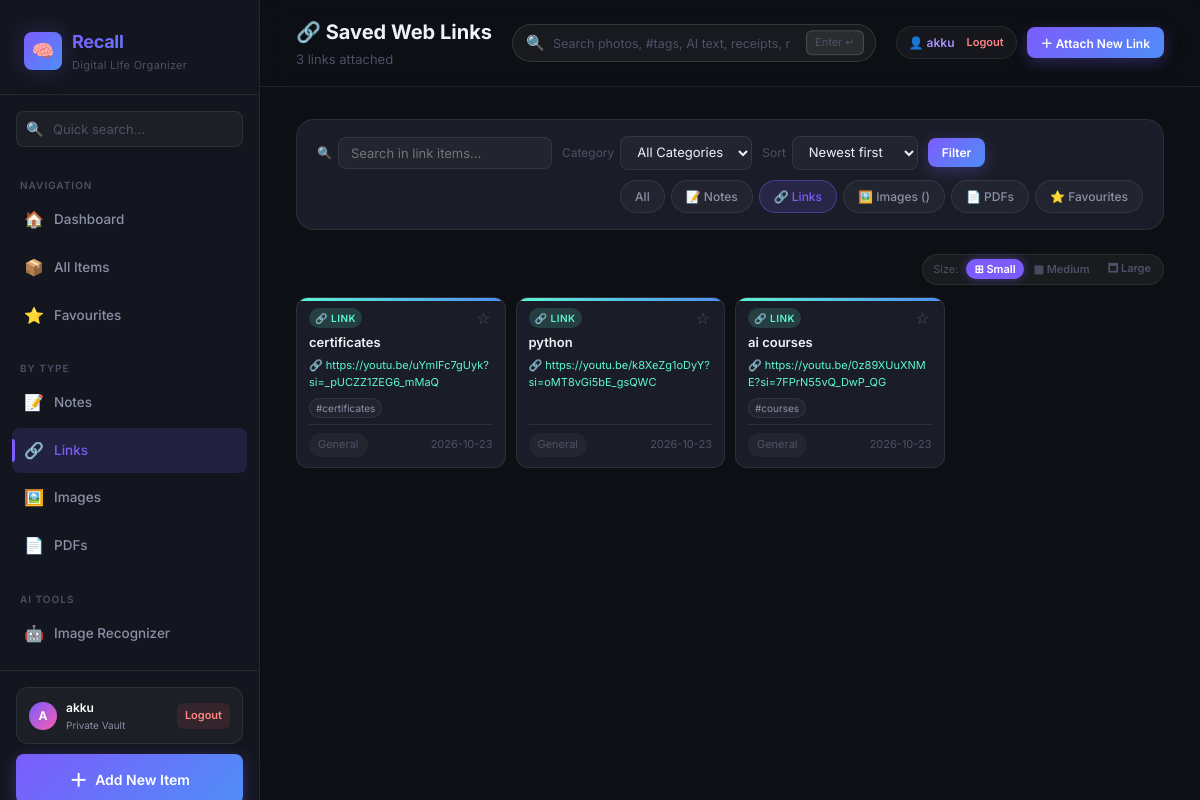
The page /items?type=link (signed in) on the database its author committed.
### tables this page shows
CREATE TABLE users (
            id            TEXT PRIMARY KEY,
            email         TEXT UNIQUE NOT NULL,
            username      TEXT NOT NULL,
            password_hash TEXT NOT NULL,
            created_at    TEXT NOT NULL
        );

CREATE TABLE items (
            id          TEXT PRIMARY KEY,
            type        TEXT NOT NULL,           -- 'note' | 'link' | 'image' | 'pdf'
            title       TEXT NOT NULL,
            description TEXT,
            content     TEXT,                   -- note text or extracted text
            url         TEXT,                   -- for links
            filename    TEXT,                   -- for files
            tags        TEXT DEFAULT '[]',      -- JSON array
            category    TEXT DEFAULT 'General',
            favourite   INTEGER DEFAULT 0,
            created_at  TEXT NOT NULL,
            updated_at  TEXT NOT NULL
        , subcategory TEXT DEFAULT '', entities TEXT DEFAULT '{}', content_hash TEXT DEFAULT '', user_id TEXT DEFAULT '');

### app.py (the view, shortened to what this page needs)
@app.route("/items")
def items():
    user_id = session.get("user_id")
    conn = get_db()
    c = conn.cursor()
    q         = request.args.get("q", "").strip()
    clean_q   = q.lstrip('#').strip()
    cat       = request.args.get("category", "").strip()
    subcat    = request.args.get("subcategory", "").strip()
    item_type = request.args.get("type", "").strip()
    fav_only  = request.args.get("favourites", "") == "1"
    sort      = request.args.get("sort", "newest")
    sql = "SELECT * FROM items WHERE user_id = ?"
    params = [user_id]
    if cat:
        sql += " AND category = ?"
        params.append(cat)
    if subcat:
        sql += " AND subcategory = ?"
        params.append(subcat)
    if item_type:
        sql += " AND type = ?"
        params.append(item_type)
    if fav_only:
        sql += " AND favourite = 1"
    order_map = {
        "newest":    "created_at DESC",
        "oldest":    "created_at ASC",
        "az":        "title ASC",
        "za":        "title DESC",
        "updated":   "updated_at DESC",
    }
    sql += f" ORDER BY {order_map.get(sort, 'created_at DESC')}"
    rows = [row_to_dict(r) for r in c.execute(sql, params).fetchall()]
    cats = [r[0] for r in c.execute("SELECT DISTINCT category FROM items WHERE user_id=? ORDER BY category", (user_id,)).fetchall()]
    conn.close()
    return render_template(
        "items.html",
        items=rows,
        query=q,
        selected_category=cat,
        selected_subcategory=subcat,
        selected_type=item_type,
        fav_only=fav_only,
        sort=sort,
        categories=cats
    )

### app.py (called while the page is built)
@app.after_request
def add_cache_control_headers(response):
    if response.content_type and "text/html" in response.content_type:
        response.headers["Cache-Control"] = "no-cache, no-store, must-revalidate, max-age=0, post-check=0, pre-check=0"
        response.headers["Pragma"] = "no-cache"
        response.headers["Expires"] = "-1"
    return response

def get_current_user():
    user_id = session.get("user_id")
    if not user_id:
        return None
    conn = get_db()
    row = conn.execute("SELECT id, email, username, created_at FROM users WHERE id=?", (user_id,)).fetchone()
    conn.close()
    return dict(row) if row else None

@app.context_processor
def inject_user():
    return {"current_user": get_current_user()}

@app.before_request
def require_login():
    endpoint = request.endpoint
    if not endpoint:
        return None
    if endpoint in EXEMPT_ENDPOINTS or endpoint.startswith("static"):
        return None
    user = get_current_user()
    if not user:
        session.clear()
        if request.path.startswith("/api/"):
            return jsonify({"error": "Unauthorized"}), 401
        return redirect(url_for("login", next=request.full_path if request.method == "GET" else None))

### db.py (called while the page is built)
def get_db():
    conn = sqlite3.connect(DB_PATH)
    conn.row_factory = sqlite3.Row
    return conn

def row_to_dict(row):
    if row is None:
        return None
    d = dict(row)
    try:
        raw_tags = d.get('tags')
        if isinstance(raw_tags, str):
            d['tags'] = json.loads(raw_tags or '[]')
        elif not isinstance(raw_tags, list):
            d['tags'] = []
    except Exception:
        d['tags'] = []
    try:
        raw_entities = d.get('entities')
        if isinstance(raw_entities, str):
            d['entities'] = json.loads(raw_entities or '{}')
        elif not isinstance(raw_entities, dict):
            d['entities'] = {}
    except Exception:
        d['entities'] = {}
    return d

### templates/items.html (shortened to what this page needs)
{% extends "base.html" %}
{% if selected_type == 'image' %}
  {% set page_heading = "🖼️ Photos & Images" %}
  {% set page_sub = items|length ~ " image" ~ ("s" if items|length != 1 else "") ~ " saved in your collection" %}
  {% set add_label = "＋ Upload New Photo / Image" %}
  {% set add_url = url_for('add', type='image') %}
{% elif selected_type == 'link' %}
  {% set page_heading = "🔗 Saved Web Links" %}
  {% set page_sub = items|length ~ " link" ~ ("s" if items|length != 1 else "") ~ " attached" %}
  {% set add_label = "＋ Attach New Link" %}
  {% set add_url = url_for('add', type='link') %}
{% elif selected_type == 'note' %}
  {% set page_heading = "📝 Saved Notes" %}
  {% set page_sub = items|length ~ " note" ~ ("s" if items|length != 1 else "") ~ " written" %}
  {% set add_label = "＋ Write New Note" %}
  {% set add_url = url_for('add', type='note') %}
{% elif selected_type == 'pdf' %}
  {% set page_heading = "📄 PDF Documents" %}
  {% set page_sub = items|length ~ " PDF" ~ ("s" if items|length != 1 else "") ~ " attached" %}
  {% set add_label = "＋ Upload New PDF" %}
  {% set add_url = url_for('add', type='pdf') %}
{% elif fav_only %}
  {% set page_heading = "⭐ Favourite Items" %}
  {% set page_sub = items|length ~ " favourite" ~ ("s" if items|length != 1 else "") ~ " starred" %}
  {% set add_label = "＋ Add New Item" %}
  {% set add_url = url_for('add') %}
{% else %}
  {% set page_heading = "📦 All Items" %}
  {% set page_sub = items|length ~ " item" ~ ("s" if items|length != 1 else "") ~ " found" %}
  {% set add_label = "＋ Add New Item" %}
  {% set add_url = url_for('add') %}
{% endif %}
{% block page_title %}{{ page_heading }}{% endblock %}
{% block page_subtitle %}{{ page_sub }}{% endblock %}
{% block topbar_actions %}
<button type="button" class="btn btn-primary btn-sm" onclick="openQuickAdd('{{ selected_type or 'image' }}')">{{ add_label }}</button>
{% endblock %}
{% block content %}
<form method="GET" action="{{ url_for('items') }}" id="filterForm">
  <div class="filters-bar">
    <div class="filter-group">
      <span class="filter-label">🔍</span>
      <input type="text" name="q" value="{{ query }}"
             placeholder="Search in {{ selected_type or 'all' }} items…" class="filter-input"
             id="mainSearch"/>
    </div>
    <div class="filter-group">
      <span class="filter-label">Category</span>
      <select name="category" class="filter-select" onchange="this.form.submit()">
        <option value="">All Categories</option>
      </select>
    </div>
    <div class="filter-group">
      <span class="filter-label">Sort</span>
      <select name="sort" class="filter-select" onchange="this.form.submit()">
        <option value="newest" {% if sort=='newest' %}selected{% endif %}>Newest first</option>
      </select>
    </div>
    <button type="submit" class="btn btn-primary btn-sm">Filter</button>
    <div class="filter-chips">
      <a href="{{ url_for('items') }}"
         class="filter-chip {% if not selected_type and not fav_only and not query and not selected_category %}active{% endif %}">
        All
      </a>
      <a href="{{ url_for('items') }}?type=note"
         class="filter-chip {% if selected_type=='note' %}active{% endif %}">📝 Notes</a>
      <a href="{{ url_for('items') }}?type=link"
         class="filter-chip {% if selected_type=='link' %}active{% endif %}">🔗 Links</a>
      <a href="{{ url_for('items') }}?type=image"
         class="filter-chip {% if selected_type=='image' %}active{% endif %}">🖼️ Images ({{ items|length if selected_type=='image' else '' }})</a>
      <a href="{{ url_for('items') }}?type=pdf"
         class="filter-chip {% if selected_type=='pdf' %}active{% endif %}">📄 PDFs</a>
      <a href="{{ url_for('items') }}?favourites=1"
         class="filter-chip {% if fav_only %}active{% endif %}">⭐ Favourites</a>
    </div>
  </div>
</form>
{% if items %}
<div style="display:flex;justify-content:flex-end;margin-bottom:12px;">
  <div class="grid-size-controls">
    <span style="font-size:11px;color:var(--text-muted);padding:0 6px;">Size:</span>
    <button type="button" class="grid-size-btn active" data-size="sm" onclick="setGridDensity('sm')" title="Small / Compact cards">⊞ Small</button>
    <button type="button" class="grid-size-btn" data-size="md" onclick="setGridDensity('md')" title="Medium cards">▦ Medium</button>
    <button type="button" class="grid-size-btn" data-size="lg" onclick="setGridDensity('lg')" title="Large cards">🗖 Large</button>
  </div>
</div>
<div class="items-grid grid-sm" id="mainItemsGrid">
  {% for item in items %}
    {% include "_item_card.html" %}
  {% endfor %}
</div>
{% endif %}
{% endblock %}

### templates/base.html (shortened to what this page needs)
<!DOCTYPE html>
<html lang="en">
<head>
  <link rel="stylesheet" href="{{ url_for('static', filename='css/style.css') }}?v=3.0"/>
</head>
<body>
<aside class="sidebar" id="sidebar">
  <div class="sidebar-logo">
    <div class="logo-mark">
      <div class="logo-icon">🧠</div>
      <div class="logo-text">
        <h1>Recall</h1>
        <p>Digital Life Organizer</p>
      </div>
    </div>
  </div>
  <div class="sidebar-search">
    <div class="sidebar-search-box" style="position:relative;">
      <span class="search-icon">🔍</span>
      <input type="text" id="sidebarSearch" placeholder="Quick search…" autocomplete="off"/>
    </div>
  </div>
  <nav class="sidebar-nav">
    <p class="nav-section-label">Navigation</p>
    <a href="{{ url_for('index') }}" class="nav-item {% if request.endpoint == 'index' %}active{% endif %}">
      <span class="nav-icon">🏠</span> Dashboard
    </a>
    <a href="{{ url_for('items') }}" class="nav-item {% if request.endpoint == 'items' and not request.args.get('type') and not request.args.get('favourites') %}active{% endif %}">
      <span class="nav-icon">📦</span> All Items
    </a>
    <a href="{{ url_for('items') }}?favourites=1" class="nav-item {% if request.args.get('favourites') == '1' %}active{% endif %}">
      <span class="nav-icon">⭐</span> Favourites
    </a>
    <p class="nav-section-label" style="margin-top:12px;">By Type</p>
    <a href="{{ url_for('items') }}?type=note" class="nav-item {% if request.args.get('type') == 'note' %}active{% endif %}">
      <span class="nav-icon">📝</span> Notes
    </a>
    <a href="{{ url_for('items') }}?type=link" class="nav-item {% if request.args.get('type') == 'link' %}active{% endif %}">
      <span class="nav-icon">🔗</span> Links
    </a>
    <a href="{{ url_for('items') }}?type=image" class="nav-item {% if request.args.get('type') == 'image' %}active{% endif %}">
      <span class="nav-icon">🖼️</span> Images
    </a>
    <a href="{{ url_for('items') }}?type=pdf" class="nav-item {% if request.args.get('type') == 'pdf' %}active{% endif %}">
      <span class="nav-icon">📄</span> PDFs
    </a>
    <p class="nav-section-label" style="margin-top:12px;">AI Tools</p>
    <a href="{{ url_for('recognise') }}" class="nav-item {% if request.endpoint in ['recognise', 'recognize'] %}active{% endif %}">
      <span class="nav-icon">🤖</span> Image Recognizer
    </a>
  </nav>
  <div class="sidebar-footer">
    {% if current_user %}
    <div style="padding:10px 12px;margin-bottom:10px;background:rgba(255,255,255,0.04);border:1px solid rgba(255,255,255,0.08);border-radius:12px;display:flex;align-items:center;justify-content:space-between;">
      <div style="display:flex;align-items:center;gap:9px;overflow:hidden;">
        <div style="width:28px;height:28px;border-radius:50%;background:linear-gradient(135deg,#7c5cfc,#f75cb2);display:flex;align-items:center;justify-content:center;font-weight:700;font-size:12px;color:#fff;flex-shrink:0;">
          {{ (current_user.username[0] if current_user.username else 'U')|upper }}
        </div>
        <div style="overflow:hidden;">
          <div style="font-size:12px;font-weight:600;color:#fff;white-space:nowrap;overflow:hidden;text-overflow:ellipsis;">
            {{ current_user.username }}
          </div>
          <div style="font-size:10px;color:#8f8ba3;">Private Vault</div>
        </div>
      </div>
      <a href="{{ url_for('logout') }}" title="Sign Out" style="color:#ff8585;text-decoration:none;font-size:11px;padding:4px 8px;background:rgba(247,92,92,0.1);border-radius:6px;font-weight:600;">
        Logout
      </a>
    </div>
    {% endif %}
    <button type="button" class="add-btn" onclick="openQuickAdd()" style="width:100%;border:none;cursor:pointer;">
      <span style="font-size:18px;">＋</span> Add New Item
    </button>
  </div>
</aside>
<div class="main-wrap">
  <header class="topbar">
    <div style="flex-shrink:0;">
      <div class="topbar-title">{% block page_title %}Recall{% endblock %}</div>
      <div class="topbar-subtitle">{% block page_subtitle %}Your digital memory{% endblock %}</div>
    </div>
    <div class="topbar-search-wrap">
      <form action="{{ url_for('items') }}" method="GET" class="topbar-search-form" id="topSearchForm">
        <span class="top-search-icon">🔍</span>
        <input type="text"
               name="q"
               id="globalTopSearch"
               class="topbar-search-input"
               placeholder="Search photos, #tags, AI text, receipts, notes... (Press Enter)"
               autocomplete="off"
               value="{{ query if query is defined else request.args.get('q', '') }}"/>
        <kbd class="top-search-kbd">Enter ↵</kbd>
      </form>
    </div>
    <div class="topbar-actions" style="flex-shrink:0;display:flex;align-items:center;gap:10px;">
      {% if current_user %}
      <div style="display:inline-flex;align-items:center;gap:8px;padding:6px 12px;background:rgba(255,255,255,0.04);border:1px solid rgba(255,255,255,0.08);border-radius:20px;font-size:12px;">
        <span style="color:#a594fd;font-weight:600;">👤 {{ current_user.username }}</span>
        <a href="{{ url_for('logout') }}" style="color:#ff8585;text-decoration:none;font-size:11px;font-weight:600;margin-left:4px;" title="Sign out">Logout</a>
      </div>
      {% endif %}
      {% block topbar_actions %}{% endblock %}
    </div>
  </header>
  <main class="main-content fade-in">
    {% block content %}{% endblock %}
  </main>
</div>
</body>
</html>

### templates/_item_card.html (shortened to what this page needs)
{% set TYPE_ICONS = {'note': '📝', 'link': '🔗', 'image': '🖼️', 'pdf': '📄'} %}
<div class="item-card type-{{ item.type }}"
     onclick="if(!event.target.closest('.img-zoom-btn') && !event.target.closest('.fav-star')) { window.location.href='{{ url_for('view_item', item_id=item.id) }}'; }">
  <div class="card-type-bar"></div>
  <div class="item-card-header">
    <span class="item-type-badge badge-{{ item.type }}">
      {{ TYPE_ICONS.get(item.type, '📌') }} {{ item.type }}
    </span>
    <button class="fav-star {% if item.favourite %}active{% endif %}"
            data-item-id="{{ item.id }}"
            title="Toggle favourite">
      {% if item.favourite %}★{% else %}☆{% endif %}
    </button>
  </div>
  {% if item.type != 'image' %}
  <div class="item-title" style="cursor:pointer;">{{ item.title }}</div>
  {% if item.description %}
  <div class="item-desc">{{ item.description }}</div>
  {% elif item.content %}
  <div class="item-desc" style="font-family:'JetBrains Mono',monospace;font-size:11px;">
    {{ item.content[:160] }}{% if item.content|length > 160 %}…{% endif %}
  </div>
  {% elif item.url %}
  <div class="item-desc" style="color:var(--accent-teal);font-size:11px;word-break:break-all;">
    🔗 {{ item.url[:50] }}{% if item.url|length > 50 %}…{% endif %}
  </div>
  {% endif %}
  {% if item.tags %}
  <div class="item-tags">
    {% for tag in item.tags[:3] %}
    <span class="tag-chip">#{{ tag }}</span>
    {% endfor %}
  </div>
  {% endif %}
  <div class="item-meta">
    <div style="display:flex;align-items:center;gap:6px;flex-wrap:wrap;">
      <span class="cat-pill">{{ item.category }}</span>
    </div>
    <span>{{ item.created_at[:10] }}</span>
  </div>
  {% endif %}
</div>

### rows shown on the page
users: username "A", username "akku"
items: get "🔗", type "LINK", title "certificates", url "https://youtu.be/uYmIFc7gUyk?si=_pUCZZ1ZEG6_mMaQ", 3 "certificates", category "General", created_at "2026-10-23"
items: get "🔗", type "LINK", title "python", url "https://youtu.be/k8XeZg1oDyY?si=oMT8vGi5bE_gsQWC", category "General", created_at "2026-10-23"
items: get "🔗", type "LINK", title "ai courses", url "https://youtu.be/0z89XUuXNME?si=7FPrN55vQ_DwP_QG", 3 "courses", category "General", created_at "2026-10-23"

### other values the page prints
{{ page_heading }} "🔗 Saved Web Links"
{{ page_sub }} "3 links attached"
{{ add_label }} "＋ Attach New Link"
